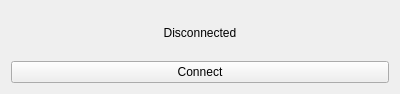
<?xml version="1.0" encoding="UTF-8"?>
<ui version="4.0">
 <class>WiiServer</class>
 <widget class="QWidget" name="WiiServer">
  <property name="geometry">
   <rect>
    <x>0</x>
    <y>0</y>
    <width>400</width>
    <height>94</height>
   </rect>
  </property>
  <property name="windowTitle">
   <string>Wiiserver</string>
  </property>
  <layout class="QVBoxLayout" name="verticalLayout">
   <item>
    <widget class="QLabel" name="WiiServerStatus">
     <property name="text">
      <string>Disconnected</string>
     </property>
     <property name="scaledContents">
      <bool>false</bool>
     </property>
     <property name="alignment">
      <set>Qt::AlignCenter</set>
     </property>
    </widget>
   </item>
   <item>
    <widget class="QPushButton" name="ConnectButton">
     <property name="text">
      <string>Connect</string>
     </property>
    </widget>
   </item>
  </layout>
 </widget>
 <resources/>
 <connections/>
</ui>
